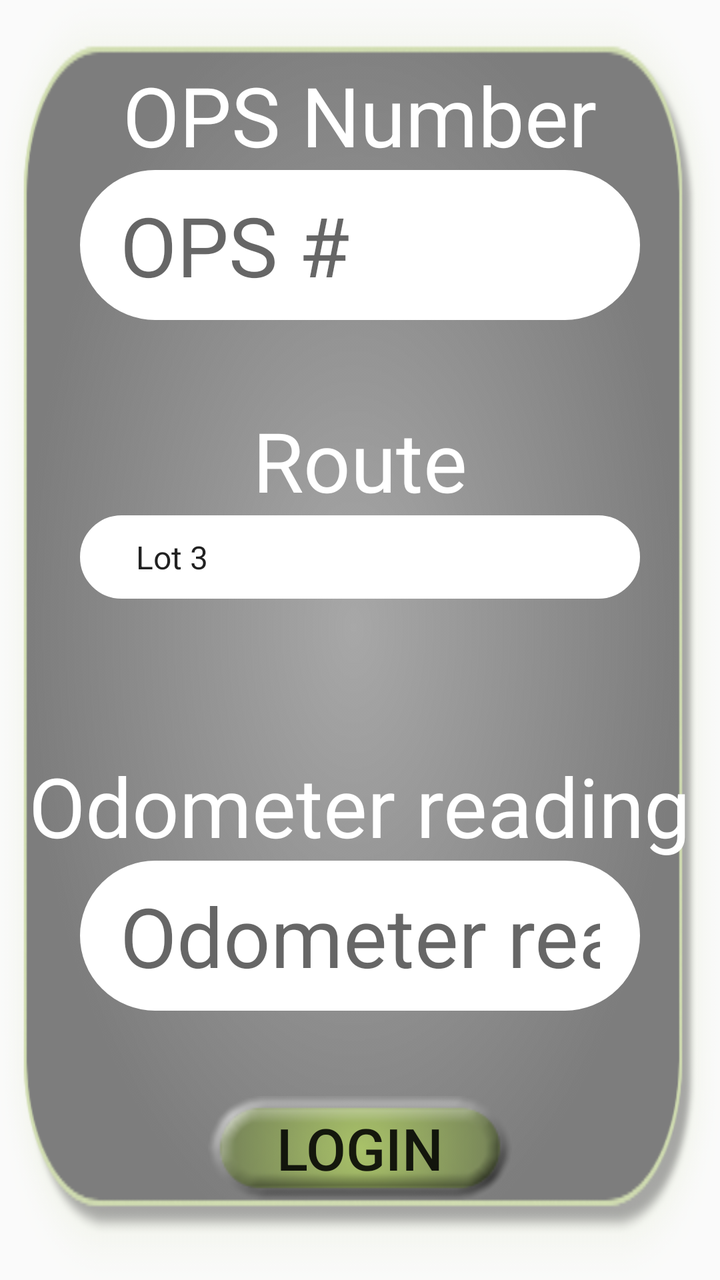
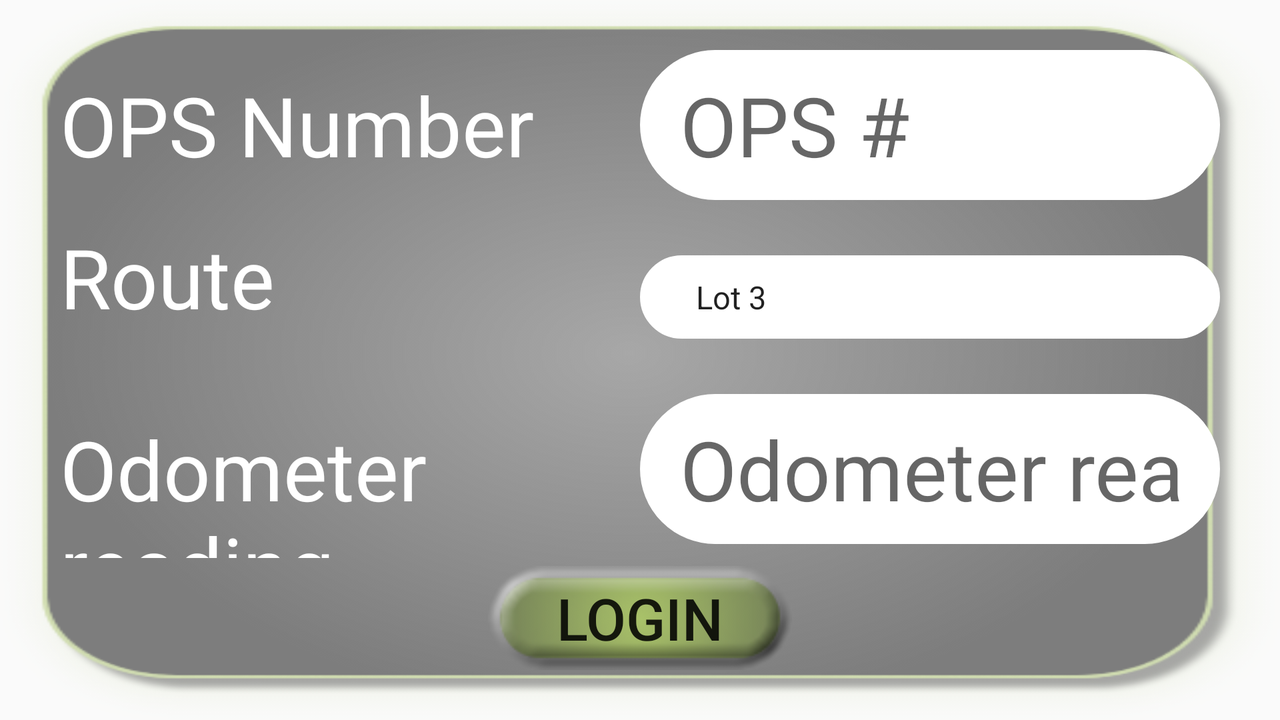

The same Android screen from two of the app's own layout files: first res/layout/ as a phone draws it, then the author's variant for another configuration, drawn on a device whose configuration selects that folder. Both files follow.
<!-- AndroidManifest.xml: application theme AppTheme -->
<!-- res/layout/login_fragment.xml -->
<?xml version="1.0" encoding="utf-8"?>

<RelativeLayout xmlns:android="http://schemas.android.com/apk/res/android"
    xmlns:tools="http://schemas.android.com/tools"
    android:layout_width="match_parent"
    android:layout_height="match_parent"
    tools:context=".fragment.LoginFragment"
    android:background="@drawable/fragment_background"
    android:gravity="center_horizontal">
    <LinearLayout
        android:layout_width="match_parent"
        android:layout_height="match_parent"
        android:orientation="vertical"
        android:layout_alignParentTop="true"
        android:paddingBottom="40dp"
        android:paddingTop="30dp"
        android:gravity="center_horizontal">
        <LinearLayout
            android:gravity="center_horizontal"
            android:orientation="vertical"
            android:layout_width="match_parent"
            android:layout_height="0dp"
            android:layout_weight="1">
            <TextView
                android:layout_width="wrap_content"
                android:layout_height="wrap_content"
                android:text="OPS Number"
                android:textColor="@color/white"
                android:textSize="@dimen/text_size"/>
            <EditText
                android:layout_width="match_parent"
                android:layout_height="wrap_content"
                android:id="@+id/ops_input"
                android:inputType="number"
                android:layout_marginStart="40dp"
                android:layout_marginEnd="40dp"
                android:hint="@string/ops_number"
                android:textSize="@dimen/text_size"
                android:background="@drawable/rounded_border"
                android:maxLength="5"
                />
        </LinearLayout>
        <LinearLayout
            android:gravity="center_horizontal"
            android:orientation="vertical"
            android:layout_width="match_parent"
            android:layout_height="0dp"
            android:layout_weight="1"
            android:id="@+id/routes_layout">
            <TextView
                android:layout_width="wrap_content"
                android:layout_height="wrap_content"
                android:text="@string/route"
                android:textColor="@color/white"
                android:textSize="@dimen/text_size"/>
            <Spinner
                android:layout_marginStart="40dp"
                android:layout_marginEnd="40dp"
                android:id="@+id/routes_spinner"
                android:layout_width="match_parent"
                android:layout_height="wrap_content"
                android:entries="@array/routes"
                android:textSize="@dimen/text_size"
                android:background="@drawable/rounded_border">
            </Spinner>
        </LinearLayout>
        <LinearLayout
            android:gravity="center_horizontal"
            android:orientation="vertical"
            android:layout_width="match_parent"
            android:layout_height="0dp"
            android:layout_weight="1">
            <TextView
                android:layout_width="wrap_content"
                android:layout_height="wrap_content"
                android:text="@string/odometer_reading"
                android:textColor="@color/white"
                android:textSize="@dimen/text_size"/>
            <EditText
                android:layout_marginStart="40dp"
                android:layout_marginEnd="40dp"
                android:layout_width="match_parent"
                android:layout_height="wrap_content"
                android:id="@+id/odometer_reading"
                android:hint="@string/odometer_reading"
                android:inputType="number"
                android:textSize="@dimen/text_size"
                android:background="@drawable/rounded_border"
                android:maxLength="10"/>
        </LinearLayout>
        <Button
            android:id="@+id/login_button"
            android:layout_marginStart="40dp"
            android:layout_marginEnd="40dp"
            android:layout_width="wrap_content"
            android:layout_height="wrap_content"
            android:background="@drawable/btn_background"
            android:text="@string/login"
            android:gravity="center"
            android:textSize="@dimen/button_text_size"
            />
    </LinearLayout>
</RelativeLayout>
<!-- resources referenced by this layout -->
<resources>
  <string-array name="routes">
          <item>Lot 3</item>
          <item>Lot 4</item>
          <item>Lot 2</item>
          <item>Charter</item>
          <item>Special Event</item>
          <item>540 Run</item>
          <item>Out of Service</item>
      </string-array>
  <dimen name="button_text_size">14pt</dimen>
  <dimen name="text_size">20pt</dimen>
  <!-- drawable btn_background: png bitmap (drawable, 5684 bytes) -->
  <!-- drawable fragment_background: png bitmap (drawable, 38828 bytes) -->
  <!-- drawable rounded_border (drawable) -->
  <?xml version="1.0" encoding="utf-8"?>
  <shape xmlns:android="http://schemas.android.com/apk/res/android">
      <stroke
          android:width="4dp"
          android:color="#ffffff" />
  
      <solid
          android:color="#ffffff"
          />
  
      <corners android:radius="240dp" />
  
      <padding
          android:left="20dp"
          android:top="10dp"
          android:right="20dp"
          android:bottom="10dp">
      </padding>
  </shape>
  <string name="login">Login</string>
  <string name="odometer_reading">Odometer reading</string>
  <string name="ops_number">OPS #</string>
  <string name="route">Route</string>
  <style name="AppTheme" parent="Theme.AppCompat.Light.DarkActionBar">
          
          <item name="colorPrimary">@color/colorPrimary</item>
          <item name="colorPrimaryDark">@color/colorPrimaryDark</item>
          <item name="colorAccent">@color/colorAccent</item>
          <item name="panelBackground">@drawable/background</item>
          <item name="editTextBackground">@color/white</item>
      </style>
  <color name="colorPrimary">#444444</color>
  <color name="colorPrimaryDark">#000000</color>
  <color name="colorAccent">#FFFFFF</color>
  <!-- drawable background: png bitmap (drawable, 599858 bytes) -->
</resources>
<!-- res/layout-land/login_fragment.xml (the author's variant of the layout above) -->
<!-- drawn on the phone turned sideways -->
<?xml version="1.0" encoding="utf-8"?>

<LinearLayout xmlns:android="http://schemas.android.com/apk/res/android"
    xmlns:tools="http://schemas.android.com/tools"
    android:layout_width="match_parent"
    android:layout_height="match_parent"
    tools:context=".fragment.LoginFragment"
    android:background="@drawable/fragment_background"
    android:gravity="center"
    android:layout_centerVertical="true"
    android:paddingTop="25dp"
    android:paddingBottom="25dp"
    android:orientation="vertical">
    <LinearLayout
        android:layout_marginHorizontal="@dimen/login_landscape_horizontal_margin"
        android:layout_marginBottom="@dimen/landscape_login_vertical_margin"
        android:layout_weight="1"
        android:orientation="horizontal"
        android:layout_width="match_parent"
        android:layout_height="0dp">
        <TextView
            android:layout_width="0dp"
            android:layout_weight="1"
            android:layout_height="wrap_content"
            android:text="OPS Number"
            android:textColor="@color/white"
            android:textSize="@dimen/text_size"/>
        <EditText
            android:layout_width="0dp"
            android:layout_weight="1"
            android:layout_height="wrap_content"
            android:id="@+id/ops_input"
            android:inputType="number"
            android:maxLength="5"
            android:hint="@string/ops_number"
            android:textSize="@dimen/text_size"
            android:background="@drawable/rounded_border"
            />
    </LinearLayout>
    <LinearLayout
        android:layout_marginHorizontal="@dimen/login_landscape_horizontal_margin"
        android:layout_marginBottom="@dimen/landscape_login_vertical_margin"
        android:layout_weight="1"
        android:layout_width="match_parent"
        android:layout_height="0dp"
        android:orientation="horizontal"
        android:id="@+id/routes_layout">
        <TextView
            android:layout_width="0dp"
            android:layout_weight="1"
            android:layout_height="wrap_content"
            android:text="@string/route"
            android:textColor="@color/white"
            android:textSize="@dimen/text_size"/>
        <Spinner
            android:id="@+id/routes_spinner"
            android:layout_width="0dp"
            android:layout_weight="1"
            android:layout_height="wrap_content"
            android:entries="@array/routes"
            android:textSize="@dimen/text_size"
            android:background="@drawable/rounded_border">
        </Spinner>
    </LinearLayout>
    <LinearLayout
        android:layout_marginHorizontal="@dimen/login_landscape_horizontal_margin"
        android:layout_marginBottom="@dimen/landscape_login_vertical_margin"
        android:layout_weight="1"
        android:layout_width="match_parent"
        android:layout_height="0dp"
        android:orientation="horizontal">
        <TextView
            android:layout_width="0dp"
            android:layout_weight="1"
            android:layout_height="wrap_content"
            android:text="@string/odometer_reading"
            android:textColor="@color/white"
            android:textSize="@dimen/text_size"/>
        <EditText
            android:layout_width="0dp"
            android:layout_weight="1"
            android:layout_height="wrap_content"
            android:id="@+id/odometer_reading"
            android:hint="@string/odometer_reading"
            android:maxLength="10"
            android:inputType="number"
            android:textSize="@dimen/text_size"
            android:background="@drawable/rounded_border"/>
    </LinearLayout>
    <Button
        android:id="@+id/login_button"
        android:background="@drawable/btn_background"
        android:text="@string/login"
        android:gravity="center"
        android:textSize="@dimen/button_text_size"
        android:layout_width="wrap_content"
        android:layout_height="wrap_content"
        />
</LinearLayout>
<!-- resources referenced by the variant -->
<!-- as the phone turned sideways resolves them -->
<resources>
  <string-array name="routes">
          <item>Lot 3</item>
          <item>Lot 4</item>
          <item>Lot 2</item>
          <item>Charter</item>
          <item>Special Event</item>
          <item>540 Run</item>
          <item>Out of Service</item>
      </string-array>
  <dimen name="button_text_size">14pt</dimen>
  <dimen name="landscape_login_vertical_margin">4dp</dimen>
  <dimen name="login_landscape_horizontal_margin">30dp</dimen>
  <dimen name="text_size">20pt</dimen>
  <!-- drawable btn_background: png bitmap (drawable, 5684 bytes) -->
  <!-- drawable fragment_background: png bitmap (drawable, 38828 bytes) -->
  <!-- drawable rounded_border (drawable) -->
  <?xml version="1.0" encoding="utf-8"?>
  <shape xmlns:android="http://schemas.android.com/apk/res/android">
      <stroke
          android:width="4dp"
          android:color="#ffffff" />
  
      <solid
          android:color="#ffffff"
          />
  
      <corners android:radius="240dp" />
  
      <padding
          android:left="20dp"
          android:top="10dp"
          android:right="20dp"
          android:bottom="10dp">
      </padding>
  </shape>
  <string name="login">Login</string>
  <string name="odometer_reading">Odometer reading</string>
  <string name="ops_number">OPS #</string>
  <string name="route">Route</string>
  <style name="AppTheme" parent="Theme.AppCompat.Light.DarkActionBar">
          
          <item name="colorPrimary">@color/colorPrimary</item>
          <item name="colorPrimaryDark">@color/colorPrimaryDark</item>
          <item name="colorAccent">@color/colorAccent</item>
          <item name="panelBackground">@drawable/background</item>
          <item name="editTextBackground">@color/white</item>
      </style>
  <color name="colorPrimary">#444444</color>
  <color name="colorPrimaryDark">#000000</color>
  <color name="colorAccent">#FFFFFF</color>
  <!-- drawable background: png bitmap (drawable, 599858 bytes) -->
</resources>
